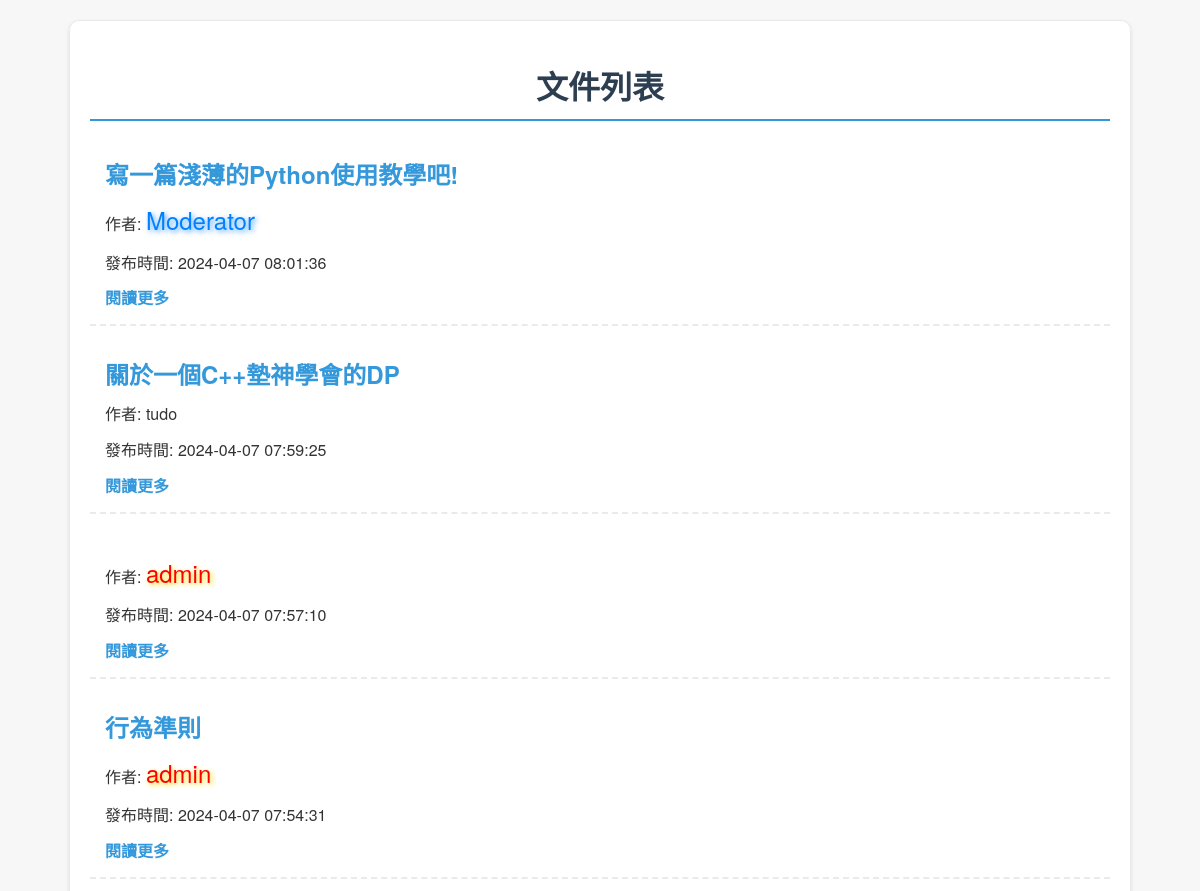
Before: /files (upper part) with the older database file.
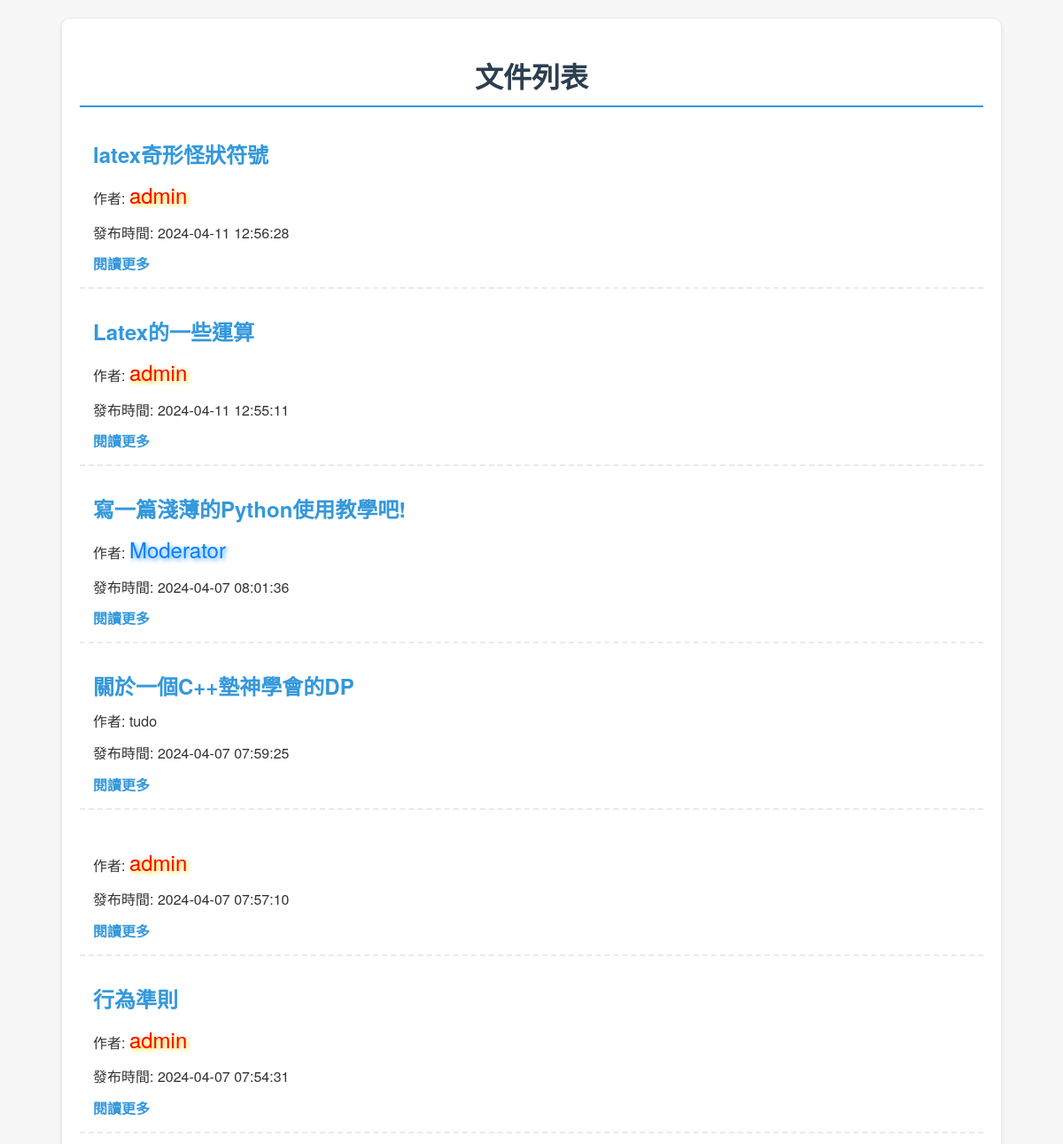
After: the same page with the newer database file.
### tables this page shows
CREATE TABLE posts (
            id INTEGER PRIMARY KEY AUTOINCREMENT,
            user_id INTEGER,
            title TEXT,
            content TEXT,
            created_at DATETIME DEFAULT CURRENT_TIMESTAMP,
            FOREIGN KEY(user_id) REFERENCES users(id)
        );

CREATE TABLE users (
            id INTEGER PRIMARY KEY AUTOINCREMENT,
            username TEXT NOT NULL UNIQUE,
            password TEXT NOT NULL
        );

### app1.py (the view)
@app.route("/files")
def list_md_files():
    conn = get_db_connection()
    post_rows = conn.execute('''
    SELECT p.id, p.title, p.content, p.created_at, u.username
    FROM posts p
    JOIN users u ON p.user_id = u.id
    ORDER BY p.created_at DESC
    ''').fetchall()
    conn.close()
    posts = [dict(post) for post in post_rows]
    return render_template('files.html', posts=posts)

### app1.py (called while the page is built)
def get_db_connection():
    conn = sqlite3.connect(DATABASE)
    conn.row_factory = sqlite3.Row
    return conn

### templates/files.html (shortened to what this page needs)
<!DOCTYPE html>
<html lang="zh-tw">
<head>
</head>
<body>
    <div class="container">
        <h1>文件列表</h1>
        {% for post in posts %}
            <div class="post">
                <h2>{{ post.title }}</h2>
                <p>作者:
                    {% if post.username == 'admin' %}
                        <span class="admin">{{ post.username }}</span>
                    {% elif post.username == 'Moderator' %}
                        <span class="Moderator">{{ post.username }}</span>
                    {% else %}
                        {{ post.username }}
                    {% endif %}
                </p>
                <p>發布時間: {{ post.created_at }}</p>
                <a href="{{ url_for('view_file', post_id=post.id) }}">閱讀更多</a>
            </div>
        {% endfor %}
    </div>
</body>
</html>

### templates/files.html (style rules this page uses)
body { font-family: 'Helvetica Neue', Helvetica, Arial, sans-serif; color: #333; background-color: #f7f7f7; margin: 0; padding: 0; }
.container { width: 85%; margin: 20px auto; padding: 20px; background: #ffffff; border: 1px solid #eaeaea; border-radius: 10px; box-shadow: 0 2px 4px rgba(0,0,0,0.1); }
h1 { border-bottom: 2px solid #3498db; padding-bottom: 10px; margin-bottom: 20px; color: #2c3e50; text-align: center; }
.post { margin-bottom: 15px; padding: 15px; border-bottom: 2px dashed #eaeaea; transition: all 0.3s ease; }
.post h2 { color: #3498db; font-size: 24px; margin-top: 0; margin-bottom: 5px; }
.post p { font-size: 16px; line-height: 1.6; margin: 10px 0; }
a { color: #3498db; text-decoration: none; font-weight: bold; background-color: transparent; transition: color 0.2s; }
.admin { color: rgb(255, 0, 0); font-size: 24px; text-shadow: 2px 2px 5px rgba(255, 217, 0, 0.993); animation: shine 1s infinite alternate; }
.Moderator { color: rgb(0, 128, 255); font-size: 24px; text-shadow: 2px 2px 5px rgba(0, 128, 255, 0.7); animation: glow 1s infinite alternate; }

Changed rows visible on the page:
added posts: title "latex奇形怪狀符號", username "admin", created_at "2024-04-11 12:56:28"
added posts: title "Latex的一些運算", username "admin", created_at "2024-04-11 12:55:11"
